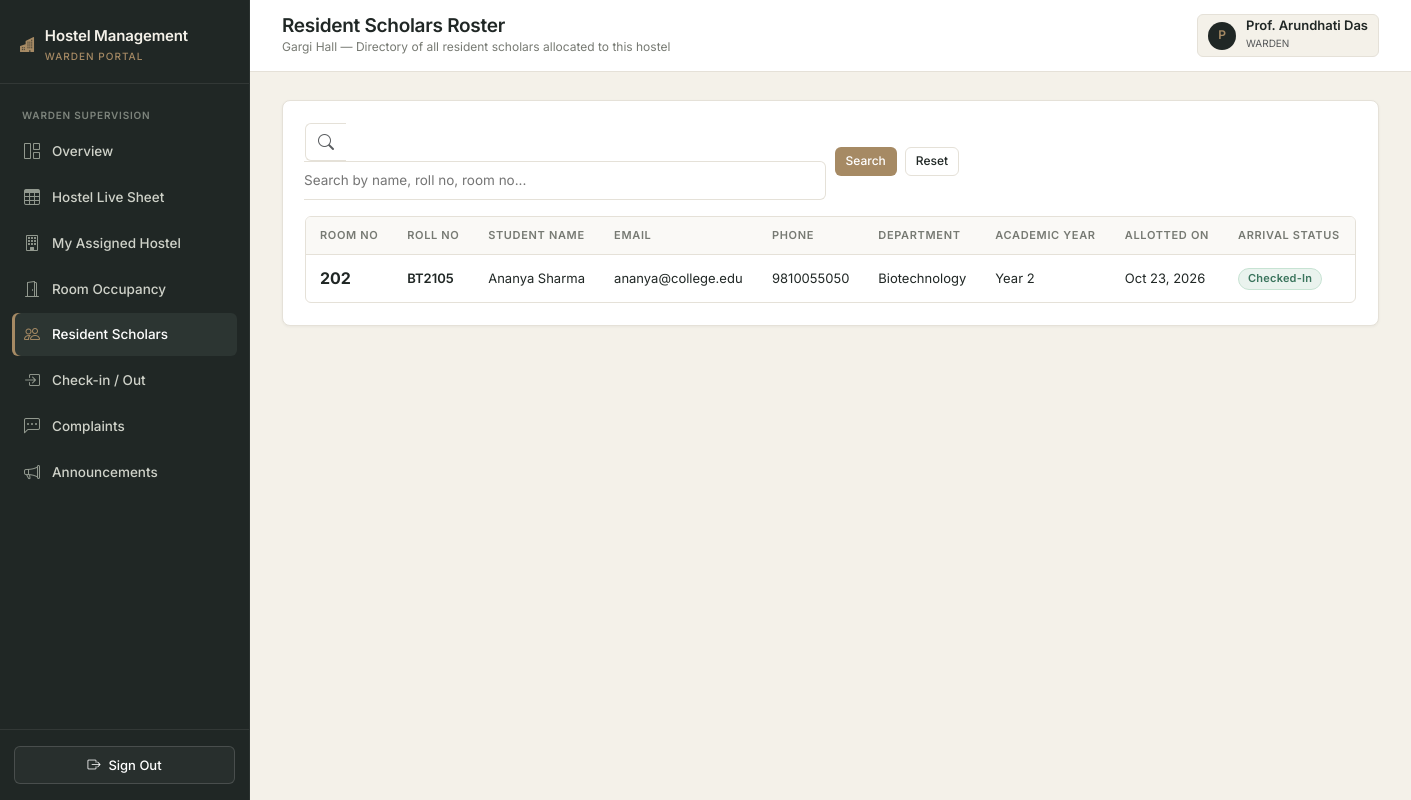
Page /warden/students (signed in) on the committed database.
### hostel_allocation_system/app/models.py (models this page shows, shortened)
class User(UserMixin, db.Model):
    __tablename__ = "users"
    id = db.Column(db.Integer, primary_key=True)
    name = db.Column(db.String(100), nullable=False)
    email = db.Column(db.String(120), unique=True, nullable=False, index=True)
    password_hash = db.Column(db.String(255), nullable=False)
    role = db.Column(db.Enum("student", "warden", "admin", name="user_roles"), nullable=False)
    created_at = db.Column(db.DateTime, default=datetime.utcnow, nullable=False)
    student = db.relationship("Student", backref="user", uselist=False, cascade="all, delete-orphan")
    warden = db.relationship("Warden", backref="user", uselist=False, cascade="all, delete-orphan")

class Hostel(db.Model):
    __tablename__ = "hostels"
    id = db.Column(db.Integer, primary_key=True)
    hostel_name = db.Column(db.String(100), unique=True, nullable=False)
    hostel_type = db.Column(db.Enum("Boys", "Girls", "Co-ed", name="hostel_types"), nullable=False)
    address = db.Column(db.String(255), nullable=False)
    total_rooms = db.Column(db.Integer, default=0, nullable=False)
    description = db.Column(db.Text)
    rooms = db.relationship("Room", backref="hostel", cascade="all, delete-orphan", lazy="dynamic")
    wardens = db.relationship("Warden", backref="hostel", lazy="dynamic")
    complaints = db.relationship("Complaint", backref="hostel", lazy="dynamic")
    announcements = db.relationship("Announcement", backref="hostel", lazy="dynamic")

class Allocation(db.Model):
    __tablename__ = "allocations"
    id = db.Column(db.Integer, primary_key=True)
    student_id = db.Column(db.Integer, db.ForeignKey("students.id", ondelete="CASCADE"), nullable=False)
    room_id = db.Column(db.Integer, db.ForeignKey("rooms.id"), nullable=False)
    application_id = db.Column(db.Integer, db.ForeignKey("applications.id", ondelete="SET NULL"), nullable=True)
    allocation_date = db.Column(db.DateTime, default=datetime.utcnow, nullable=False)
    check_in_date = db.Column(db.DateTime, nullable=True)
    check_out_date = db.Column(db.DateTime, nullable=True)
    status = db.Column(db.Enum("Allocated", "Checked-In", "Checked-Out", "Cancelled", name="alloc_status"), default="Allocated", nullable=False)

class Room(db.Model):
    __tablename__ = "rooms"
    id = db.Column(db.Integer, primary_key=True)
    hostel_id = db.Column(db.Integer, db.ForeignKey("hostels.id", ondelete="CASCADE"), nullable=False)
    room_number = db.Column(db.String(10), nullable=False)
    room_type = db.Column(db.Enum("Single", "Double", "Triple", "Dormitory", name="room_types"), nullable=False)
    capacity = db.Column(db.SmallInteger, nullable=False)
    occupied_count = db.Column(db.SmallInteger, default=0, nullable=False)
    status = db.Column(db.Enum("Available", "Full", "Maintenance", name="room_status"), default="Available", nullable=False)
    __table_args__ = (
        db.UniqueConstraint("hostel_id", "room_number", name="uq_hostel_room_no"),
    )
    allocations = db.relationship("Allocation", backref="room", lazy="dynamic")

class Student(db.Model):
    __tablename__ = "students"
    id = db.Column(db.Integer, primary_key=True)
    user_id = db.Column(db.Integer, db.ForeignKey("users.id", ondelete="CASCADE"), unique=True, nullable=False)
    registration_number = db.Column(db.String(30), unique=True, nullable=False, index=True)
    phone = db.Column(db.String(15), nullable=False)
    department = db.Column(db.String(100), nullable=False)
    academic_year = db.Column(db.SmallInteger, nullable=False)
    gender = db.Column(db.Enum("Male", "Female", "Other", name="genders"), nullable=False)
    address = db.Column(db.String(255))
    applications = db.relationship("Application", backref="student", cascade="all, delete-orphan", lazy="dynamic")
    allocations = db.relationship("Allocation", backref="student", cascade="all, delete-orphan", lazy="dynamic")
    complaints = db.relationship("Complaint", backref="student", cascade="all, delete-orphan", lazy="dynamic")

### hostel_allocation_system/app/warden/routes.py (the view, shortened to what this page needs)
@bp.route("/students")
@login_required
@role_required("warden")
def students():
    warden = get_current_warden()
    hostel = warden.hostel
    if not hostel:
        return render_template("warden/unassigned.html", warden=warden)
    query = request.args.get("q", "").strip()
    allocs_query = Allocation.query.join(Room).filter(
        Room.hostel_id == hostel.id,
        Allocation.status.in_(["Allocated", "Checked-In"])
    )
    allocations = allocs_query.order_by(Room.room_number.asc()).all()
    return render_template("warden/students.html", hostel=hostel, allocations=allocations, query=query)

### hostel_allocation_system/app/__init__.py (called while the page is built)
@login_manager.user_loader
def load_user(user_id):
    from .models import User
    return db.session.get(User, int(user_id))

### hostel_allocation_system/app/warden/routes.py (called while the page is built)
def get_current_warden():
    warden = Warden.query.filter_by(user_id=current_user.id).first()
    if not warden:
        abort(404, description="Warden profile not found.")
    return warden

### hostel_allocation_system/app/templates/warden/students.html (shortened to what this page needs)
{% extends "shared/base.html" %}
{% block page_title %}Resident Scholars Roster{% endblock %}
{% block page_subtitle %}{{ hostel.hostel_name }} — Directory of all resident scholars allocated to this hostel{% endblock %}
{% block content %}
<div class="content-panel">
  <form method="GET" action="{{ url_for('warden.students') }}" class="row g-2 align-items-center mb-3">
    <div class="col-md-6">
      <div class="input-group">
        <span class="input-group-text bg-white border-end-0" style="border-color: var(--border-color);"><i class="bi bi-search text-muted"></i></span>
        <input type="text" name="q" class="form-control-custom border-start-0 ps-0" placeholder="Search by name, roll no, room no..." value="{{ query }}">
      </div>
    </div>
    <div class="col-md-3 d-flex gap-2">
      <button type="submit" class="btn-custom btn-bronze btn-sm-custom">Search</button>
      <a href="{{ url_for('warden.students') }}" class="btn-custom btn-outline-custom btn-sm-custom">Reset</a>
    </div>
  </form>
  {% if allocations %}
    <div class="table-responsive-wrapper">
      <table class="custom-table">
        <thead>
          <tr>
            <th>Room No</th>
            <th>Roll No</th>
            <th>Student Name</th>
            <th>Email</th>
            <th>Phone</th>
            <th>Department</th>
            <th>Academic Year</th>
            <th>Allotted On</th>
            <th>Arrival Status</th>
          </tr>
        </thead>
        <tbody>
          {% for a in allocations %}
            <tr>
              <td class="fw-bold fs-6">{{ a.room.room_number }}</td>
              <td class="fw-semibold">{{ a.student.registration_number }}</td>
              <td>{{ a.student.user.name }}</td>
              <td>{{ a.student.user.email }}</td>
              <td>{{ a.student.phone }}</td>
              <td>{{ a.student.department }}</td>
              <td>Year {{ a.student.academic_year }}</td>
              <td>{{ a.allocation_date.strftime('%b %d, %Y') }}</td>
              <td>{{ a.status|status_badge|safe }}</td>
            </tr>
          {% endfor %}
        </tbody>
      </table>
    </div>
  {% else %}
    <div class="text-center py-5 text-muted small">No resident scholars found in {{ hostel.hostel_name }}.</div>
  {% endif %}
</div>
{% endblock %}

### hostel_allocation_system/app/templates/shared/base.html (shortened to what this page needs)
<!DOCTYPE html>
<html lang="en">
<head>
  <link rel="stylesheet" href="https://cdn.jsdelivr.net/npm/bootstrap@5.3.3/dist/css/bootstrap.min.css">
  <link rel="stylesheet" href="https://cdn.jsdelivr.net/npm/bootstrap-icons@1.11.3/font/bootstrap-icons.min.css">
  <link rel="stylesheet" href="{{ url_for('static', filename='css/main.css') }}">
</head>
<body>
{% if current_user.is_authenticated %}
  <div class="app-wrapper">
    <aside class="app-sidebar">
      <div class="sidebar-header">
        <div class="sidebar-brand">
          <i class="bi bi-buildings-fill text-warning" style="color: var(--accent-bronze) !important;"></i>
          <div>
            <div>Hostel Management</div>
            <small>{{ current_user.role }} portal</small>
          </div>
        </div>
      </div>
      <nav class="sidebar-nav">
        {% if current_user.role == 'admin' %}
          <div class="nav-section-title">Institutional Overview</div>
          <a href="{{ url_for('admin.overview') }}" class="{{ 'active' if request.endpoint == 'admin.overview' else '' }}">
            <i class="bi bi-grid-1x2"></i> Overview
          </a>
          <a href="{{ url_for('admin.sheets') }}" class="{{ 'active' if request.endpoint == 'admin.sheets' else '' }}">
            <i class="bi bi-table"></i> Live Database Sheet
          </a>
          <div class="nav-section-title">Accommodations</div>
          <a href="{{ url_for('admin.hostels') }}" class="{{ 'active' if request.endpoint == 'admin.hostels' else '' }}">
            <i class="bi bi-building"></i> Hostels
          </a>
          <a href="{{ url_for('admin.rooms') }}" class="{{ 'active' if request.endpoint == 'admin.rooms' else '' }}">
            <i class="bi bi-door-open"></i> Rooms & Beds
          </a>
          <a href="{{ url_for('admin.allocations') }}" class="{{ 'active' if request.endpoint == 'admin.allocations' else '' }}">
            <i class="bi bi-key"></i> Room Allocation
          </a>
          <div class="nav-section-title">Admissions & Students</div>
          <a href="{{ url_for('admin.applications') }}" class="{{ 'active' if request.endpoint == 'admin.applications' else '' }}">
            <i class="bi bi-file-earmark-text"></i> Applications
          </a>
          <a href="{{ url_for('admin.students') }}" class="{{ 'active' if request.endpoint == 'admin.students' else '' }}">
            <i class="bi bi-people"></i> Students
          </a>
          <a href="{{ url_for('admin.wardens') }}" class="{{ 'active' if request.endpoint == 'admin.wardens' else '' }}">
            <i class="bi bi-person-badge"></i> Wardens
          </a>
          <div class="nav-section-title">Administration</div>
          <a href="{{ url_for('admin.complaints') }}" class="{{ 'active' if request.endpoint == 'admin.complaints' else '' }}">
            <i class="bi bi-chat-left-dots"></i> Complaints
          </a>
          <a href="{{ url_for('admin.announcements') }}" class="{{ 'active' if request.endpoint == 'admin.announcements' else '' }}">
            <i class="bi bi-megaphone"></i> Announcements
          </a>
          <a href="{{ url_for('admin.reports') }}" class="{{ 'active' if request.endpoint == 'admin.reports' else '' }}">
            <i class="bi bi-bar-chart"></i> Reports
          </a>
          <a href="{{ url_for('admin.settings') }}" class="{{ 'active' if request.endpoint == 'admin.settings' else '' }}">
            <i class="bi bi-gear-wide-connected"></i> Settings
          </a>
        {% elif current_user.role == 'warden' %}
          <div class="nav-section-title">Warden Supervision</div>
          <a href="{{ url_for('warden.overview') }}" class="{{ 'active' if request.endpoint == 'warden.overview' else '' }}">
            <i class="bi bi-grid-1x2"></i> Overview
          </a>
          <a href="{{ url_for('warden.sheets') }}" class="{{ 'active' if request.endpoint == 'warden.sheets' else '' }}">
            <i class="bi bi-table"></i> Hostel Live Sheet
          </a>
          <a href="{{ url_for('warden.my_hostel') }}" class="{{ 'active' if request.endpoint == 'warden.my_hostel' else '' }}">
            <i class="bi bi-building"></i> My Assigned Hostel
          </a>
          <a href="{{ url_for('warden.occupancy') }}" class="{{ 'active' if request.endpoint == 'warden.occupancy' else '' }}">
            <i class="bi bi-door-open"></i> Room Occupancy
          </a>
          <a href="{{ url_for('warden.students') }}" class="{{ 'active' if request.endpoint == 'warden.students' else '' }}">
            <i class="bi bi-people"></i> Resident Scholars
          </a>
          <a href="{{ url_for('warden.checkin') }}" class="{{ 'active' if request.endpoint == 'warden.checkin' else '' }}">
            <i class="bi bi-box-arrow-in-right"></i> Check-in / Out
          </a>
          <a href="{{ url_for('warden.complaints') }}" class="{{ 'active' if request.endpoint == 'warden.complaints' else '' }}">
            <i class="bi bi-chat-left-dots"></i> Complaints
          </a>
          <a href="{{ url_for('warden.announcements') }}" class="{{ 'active' if request.endpoint == 'warden.announcements' else '' }}">
            <i class="bi bi-megaphone"></i> Announcements
          </a>
        {% endif %}
      </nav>
      <div class="sidebar-footer">
        <a href="{{ url_for('auth.logout') }}" class="btn-custom btn-outline-custom w-100 justify-content-center text-white" style="border-color: rgba(255,255,255,0.15); background: rgba(255,255,255,0.04);">
          <i class="bi bi-box-arrow-right"></i> Sign Out
        </a>
      </div>
    </aside>
    <div class="app-main">
      <header class="app-topbar">
        <div class="d-flex align-items-center gap-3">
          <div class="topbar-title">
            <h1>{% block page_title %}Dashboard{% endblock %}</h1>
            <div class="breadcrumb-sub">{% block page_subtitle %}{{ college_name }}{% endblock %}</div>
          </div>
        </div>
        <div class="topbar-actions">
          <div class="user-profile-badge">
            <div class="user-avatar">{{ current_user.name[:1] }}</div>
            <div>
              <div class="fw-semibold lh-1">{{ current_user.name }}</div>
              <small class="text-muted text-uppercase" style="font-size: 10px;">{{ current_user.role }}</small>
            </div>
          </div>
        </div>
      </header>
      <div class="app-content">
        {% block content %}{% endblock %}
      </div>
    </div>
  </div>
{% endif %}
</body>
</html>

### rows in the picture
User: role "WARDEN", name "P", name "Prof. Arundhati Das"
Hostel: hostel_name "Gargi Hall"
Allocation: room.room_number "202", student.registration_number "BT2105", student.user.name "Ananya Sharma", student.user.email "ananya@college.edu", student.phone "9810055050", student.department "Biotechnology", student.academic_year "2", allocation_date "Oct 23, 2026", status|status_badge "Checked-In"
